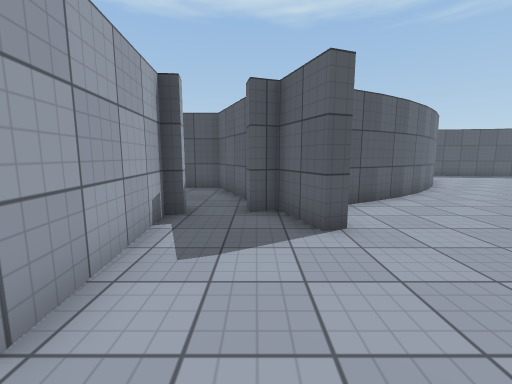
[1] (above)

16 first-person views from a walk through a 3-D level made in the Unity game engine. The camera is 1.3 m above the floor, tilts 8° down and sees 90° across. The floor is counted in squares, 1 m on a side. Each view is taken from the middle of a square. On the plan, view 1 faces up. The plan holds only what a view shows up to about 13 squares ahead; the rest is blank. The place goes on beyond the plan. Surface patterns are stand-ins for the level's own textures.

[2]
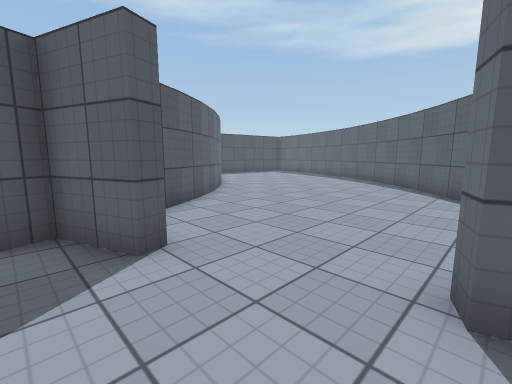

[3]
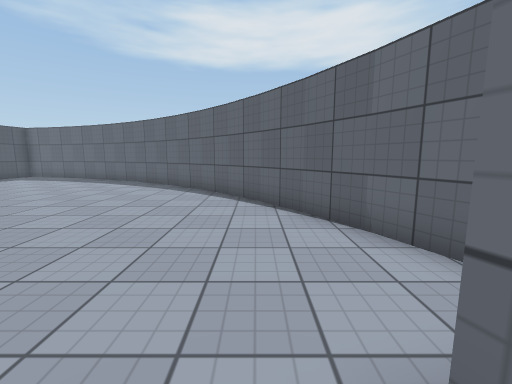

[4]
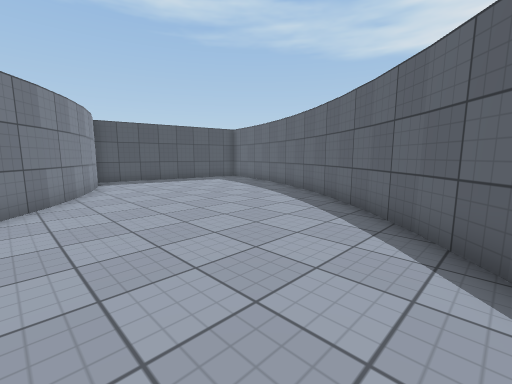

[5]
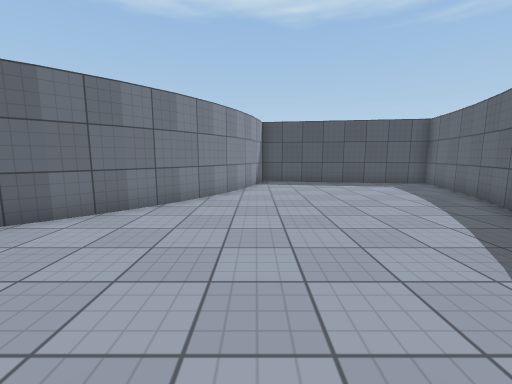

[6]
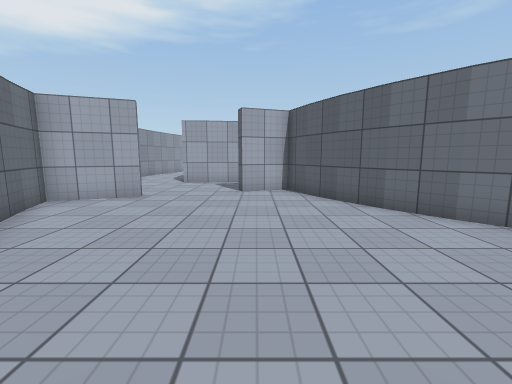

[7]
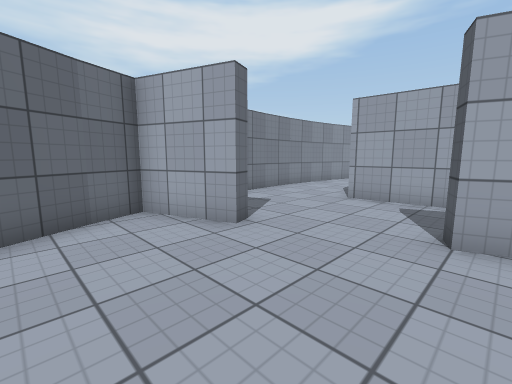

[8]
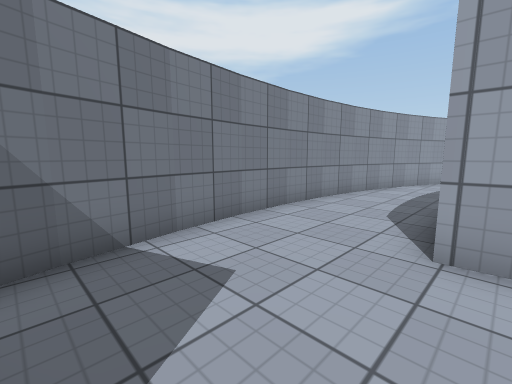

[9]
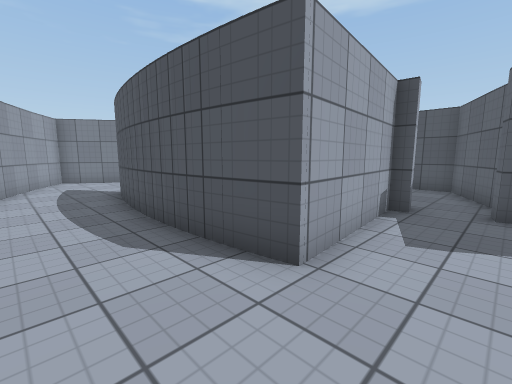

[10]
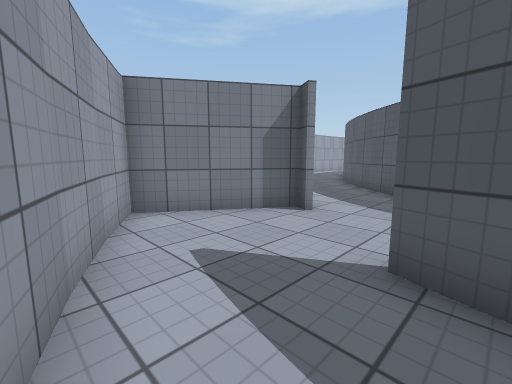

[11]
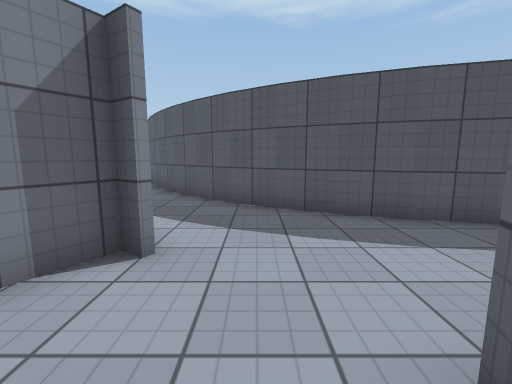

[12]
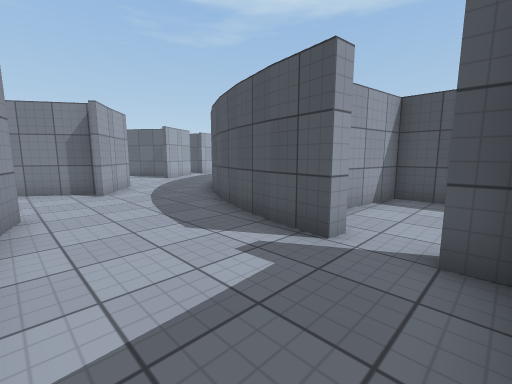

[13]
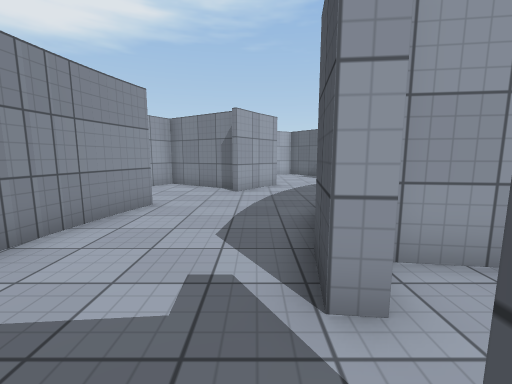

[14]
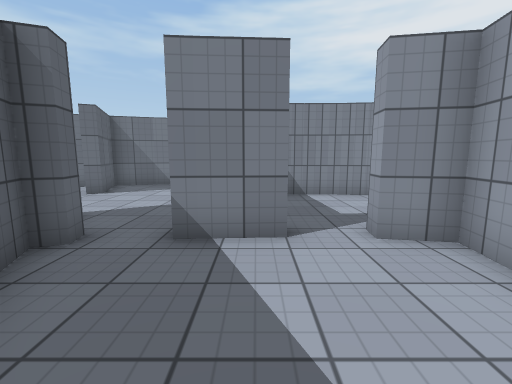

[15]
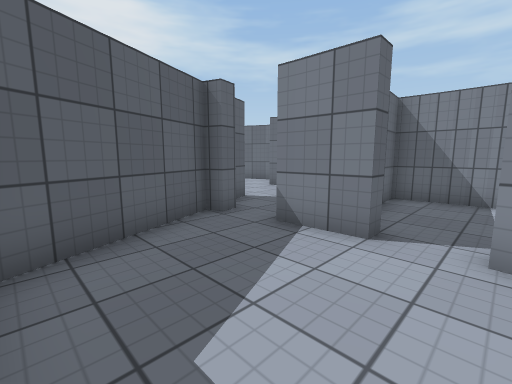

[16]
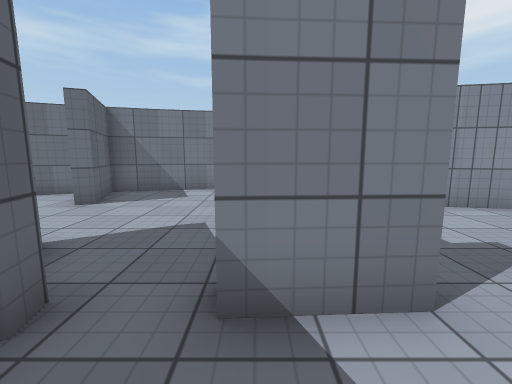

### Floor plan
Points are (right, up) in squares from view 1. A wall is a line through its corners. A room is listed if a view was taken in it or the views show most of it. See-through windows are left out.
Room 1 (views 1, 2, 3, 4, 5, 6, 7, 8, 9)
walls: (5.9, 9.2) (4.7, 8.1); (4.8, 8.2) (3.4, 7.3); (7.9, 11.3) (6.9, 10.1) (5.9, 9.1); (3.5, 7.4) (2.2, 6.7) (1, 6.2) (1.6, 4.5) (1.2, 4.3) (0.9, 5); (13.1, 5.3) (15.2, 8.1); (9.4, 1.8) (13.2, 5.2); (8.7, 12.6) (7.8, 11.2); (7.9, 0.9) (9.3, 1.9); (9.3, 13.9) (8.6, 12.4); (15.2, 8) (17.4, 12.7); (1.2, 4.3) (0.4, 6) (-0.1, 5.8) (-0.2, 6.3); (-1.7, 6.1) (-1.6, 5.6); (10.2, 16.5) (9.8, 15.2) (9.3, 13.8); (-2, 5.6) (-1.7, 1.4); (17.2, 12.7) (18.2, 16.1) (10.3, 17.3); (-0.3, -2.1) (3.3, -1.4) (2.4, 1.1) (2.8, 1.3) (3.7, -1.2) (8, 0.8)
ways out: opening at (-1.5, -0.5) to room 2; opening at (-1, 7) to room 3
Room 2 (views 10, 11, 12, 13)
walls: (-9.9, 2.2) (-8.1, 1.7); (-8.4, 1.7) (-5.4, 1.3) (-2.9, 1.4); (-7.8, 1.4) (-10, 2); (-6.5, 1.3) (-7.9, 1.5); (-7.8, 6.2) (-9.3, 6.7); (-12.4, 4.1) (-12.9, 4.4) (-15.1, 1) (-13.4, 0.1); (-9.2, 6.7) (-10.5, 7.4); (-6.3, 5.8) (-7.9, 6.2); (-4.9, 1.2) (-6.7, 1.2); (-10.4, 7.3) (-11.8, 8.2); (-4.9, 6.1) (-5, 5.6) (-6.4, 5.8); (-13.5, 0) (-8.6, -1.8) (-5.2, -2.2); (-11.7, 8.2) (-12.9, 9.1); (-3.3, 1.2) (-5, 1.1); (-3, 1.4) (-2.4, 1.5) (-2.5, 2.6); (-14.7, 5.9) (-12.3, 4.3); (-5.3, -2.4) (-1.8, -2.2); (-2.8, 5.5) (-3.5, 5.5) (-3.5, 6); (-12.8, 9.1) (-14, 10.2); (-1.7, 1.4) (-3.3, 1.1); (-13.8, 10.1) (-14.9, 11.3); (-1.8, -2.4) (-0.3, -2.1); (-14.8, 11.3) (-15.6, 12.4)
ways out: opening at (-1.5, -0.5) to room 1; opening at (-4, 6) to room 3
Room 3 (views 14, 15, 16)
walls: (-3.5, 6) (-1.7, 6.1); (-0.2, 6.3) (0.2, 6.5) (-1.5, 10.5) (-5.5, 10.5) (-6.1, 6.3) (-4.9, 6.1)
ways out: opening at (-1, 7) to room 1; opening at (-4, 6) to room 2

Where each view was taken, in squares from view 1:
view 1: 0 up, 0 right, facing up
view 2: 1 up, 0 right, facing up-right
view 3: 2 up, 2 right, facing right
view 4: 3 up, 7 right, facing up-right
view 5: 4 up, 10 right, facing up
view 6: 5 up, 11 right, facing left
view 7: 5 up, 6 right, facing down-left
view 8: 2 up, 2 right, facing down-left
view 9: 1 down, 0 right, facing up-left
view 10: 1 down, 9 left, facing up-left
view 11: 1 up, 11 left, facing up
view 12: 2 up, 3 left, facing up-left
view 13: 5 up, 3 left, facing left
view 14: 10 up, 3 left, facing down
view 15: 10 up, 5 left, facing down-right
view 16: 8 up, 2 left, facing down
